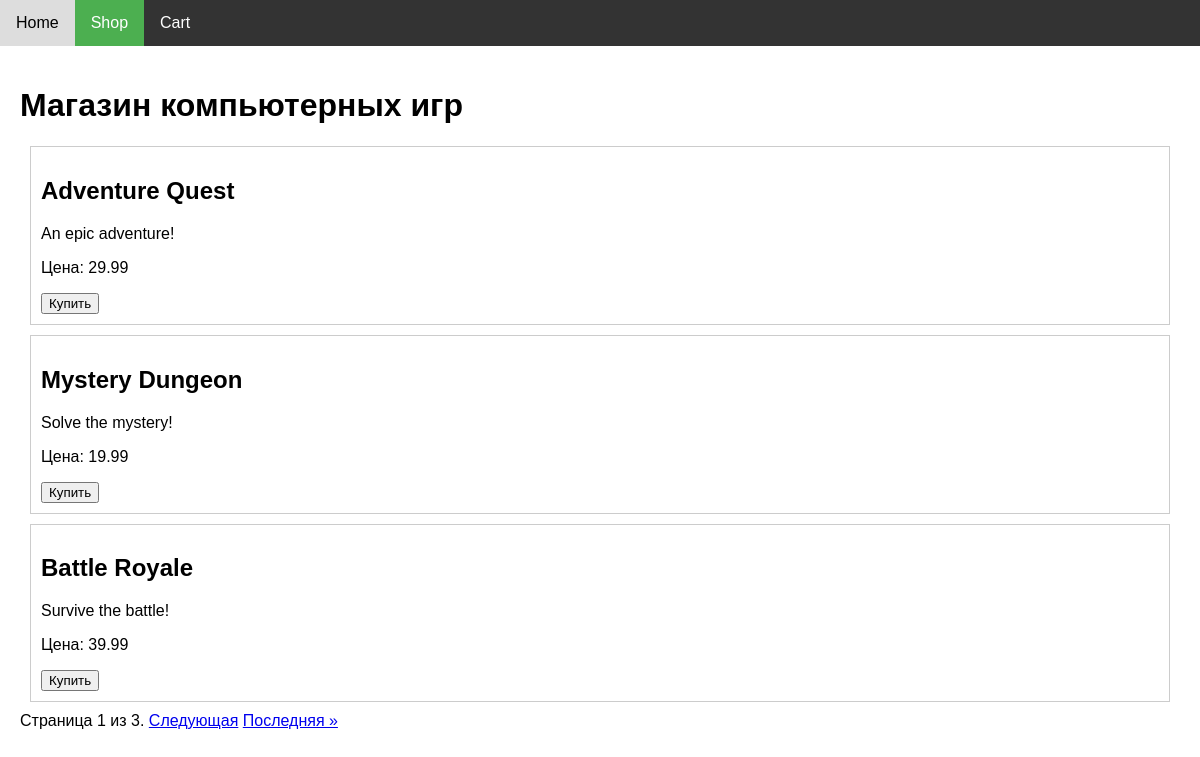
The app's page /shop/ with its own data.
### task1/models.py (models this page shows, shortened)
class Game(models.Model):
    title = models.CharField(max_length=255)  # Title of the game
    cost = models.DecimalField(max_digits=10, decimal_places=2)  # Cost of the game
    size = models.DecimalField(max_digits=10, decimal_places=2)  # Size of the game files
    description = models.TextField()  # Description of the game
    age_limited = models.BooleanField(default=False)  # Age restriction
    buyers = models.ManyToManyField(Buyer, related_name='games')  # Buyers who own the game

### task1/views.py (the view)
# urls.py: path('shop/', shop_view, name='shop'),
def shop_view(request):
    games = Game.objects.all()
    paginator = Paginator(games, 3)  # 3 games/page
    page_number = request.GET.get('page')
    page_obj = paginator.get_page(page_number)
    context = {'games': page_obj}
    return render(request, 'first_task/shop.html', context)

### task1/templates/first_task/shop.html (shortened to what this page needs)
{% extends 'first_task/base.html' %}
{% block content %}
<h1>Магазин компьютерных игр</h1>
<div id="game-list">
    {% for game in games %}
    <div class="game">
        <h2>{{ game.title }}</h2>
        <p>{{ game.description }}</p>
        <p>Цена: {{ game.cost }}</p>
        <button onclick="addToCart('{{ game.title }}', {{ game.cost }})">Купить</button>
    </div>
    {% empty %}
        <p>Нет доступных игр.</p>
    {% endfor %}
</div>
<div class="pagination">
    <span class="step-links">
        <span class="current">
            Страница {{ games.number }} из {{ games.paginator.num_pages }}.
        </span>
        {% if games.has_next %}
            <a href="?page={{ games.next_page_number }}">Следующая</a>
            <a href="?page={{ games.paginator.num_pages }}">Последняя &raquo;</a>
        {% endif %}
    </span>
</div>
{% endblock %}

### task1/templates/first_task/base.html (style rules this page uses)
body { margin: 0; font-family: sans-serif; }

### task1/templates/first_task/shop.html (style rules this page uses)
.game { border: 1px solid #ccc; padding: 10px; margin: 10px; }

### records on screen
Game: title "Adventure Quest", description "An epic adventure!", cost "29.99"
Game: title "Mystery Dungeon", description "Solve the mystery!", cost "19.99"
Game: title "Battle Royale", description "Survive the battle!", cost "39.99"

### other values on screen
{{ games.number }} "1"
{{ games.paginator.num_pages }} "3"
